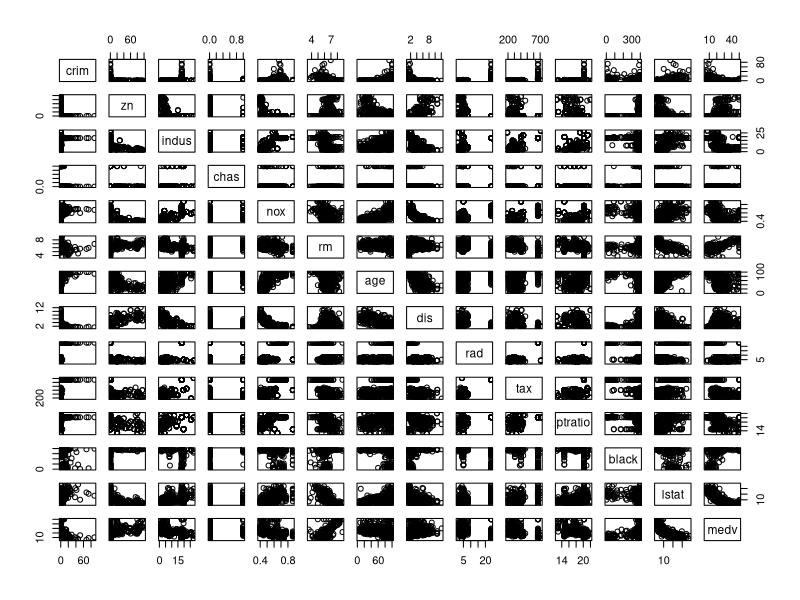
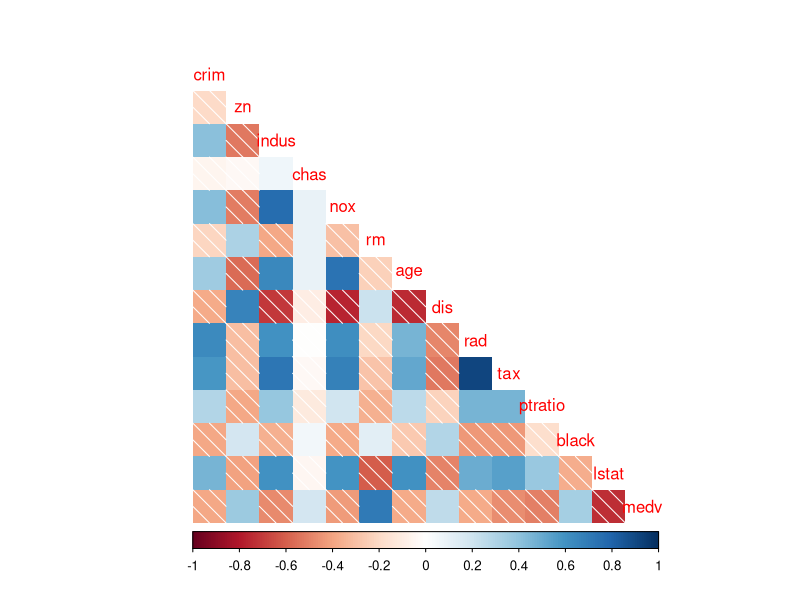
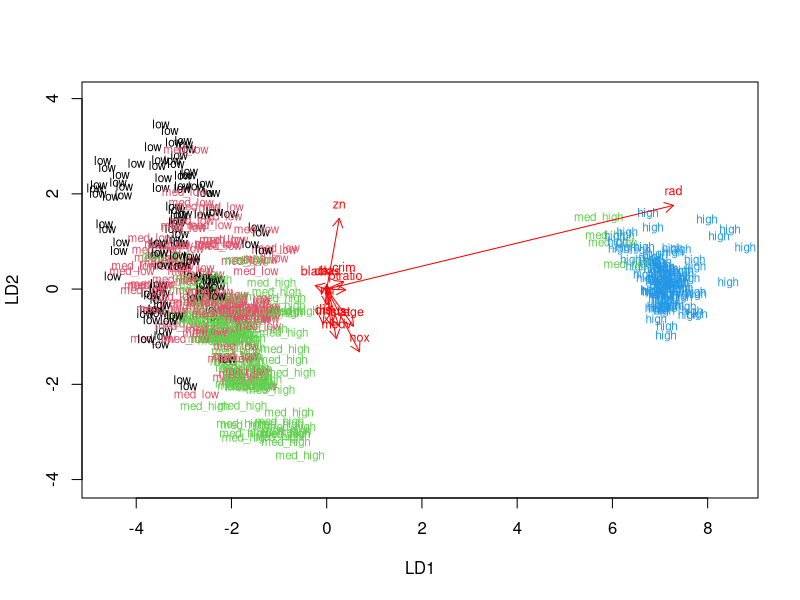

Here is the R script that generated these plots, in order:
## ---- chunk 1
date()
## ---- chunk 2
library(tidyverse)
library(MASS)
## ---- chunk 3
library(corrplot)
library(ggplot2)
library(GGally)
## ---- chunk 4
data(Boston)
glimpse(Boston)
## ---- chunk 5
pairs(Boston)
## ---- chunk 6
cor_matrix <- cor(Boston) %>% 
  round(digits = 2)

corrplot(cor_matrix, method="shade", type = "lower",cl.pos = "b", tl.pos = "d")

## ---- chunk 7
summary(Boston)
## ---- chunk 8
boston_scaled <- scale(Boston)
summary(boston_scaled)
## ---- chunk 9
boston_scaled <- data.frame(boston_scaled) # convert to data frame
bins <- quantile(boston_scaled$crim)

# create a categorical variable 'crime'
crime <- cut(boston_scaled$crim, breaks = bins, include.lowest = TRUE, labels = c("low", "med_low", "med_high", "high"))


# remove original crim from the dataset
boston_scaled_ <- dplyr::select(boston_scaled, -crim)

# add the new categorical value to scaled data
boston_scaled <- data.frame(boston_scaled, crime)

summary(boston_scaled$crime)

## ---- chunk 10
set.seed(123)
n <- 506 #number of rows in boston_scaled

# choose randomly 80% of the rows
ind <- sample(n,  size = n * 0.8)

# create train set
train <- boston_scaled[ind,]

# create test set 
test <- boston_scaled[-ind,]
## ---- chunk 11
# linear discriminant analysis
lda.fit <- lda(crime~., data = train)

# print the lda.fit object
lda.fit

# the function for lda biplot arrows
lda.arrows <- function(x, myscale = 1, arrow_heads = 0.1, color = "red", tex = 0.75, choices = c(1,2)){
  heads <- coef(x)
  graphics::arrows(x0 = 0, y0 = 0, 
         x1 = myscale * heads[,choices[1]], 
         y1 = myscale * heads[,choices[2]], col=color, length = arrow_heads)
  text(myscale * heads[,choices], labels = row.names(heads), 
       cex = tex, col=color, pos=3)
}

# target classes as numeric
classes <- as.numeric(train$crime)

# plot the lda results (select both lines and execute them at the same time!)
plot(lda.fit, dimen = 2,col = classes, pch = classes)
lda.arrows(lda.fit, myscale = 2)
